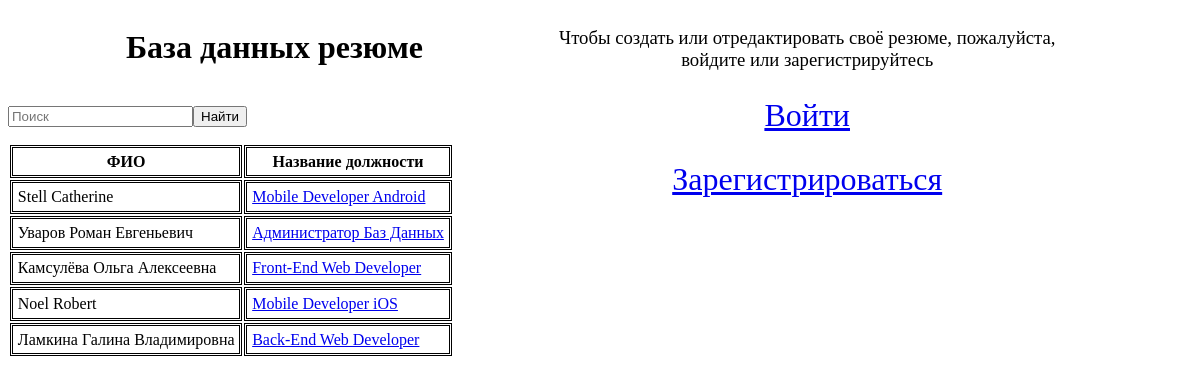
/web_application/index.php, run on the app's committed database.
### tables this page shows
CREATE TABLE `resumes` (
  `resume_id` int(11) NOT NULL,
  `user_id` int(11) NOT NULL,
  `first_name` varchar(128) DEFAULT NULL,
  `patronymic_name` varchar(128) DEFAULT NULL,
  `last_name` varchar(128) DEFAULT NULL,
  `job_title` varchar(128) DEFAULT NULL,
  `resume_cv` text
);

### web_application/index.php (the view, shortened to what this page needs)
<?php
require_once "pdo.php";
?>
<!DOCTYPE html>
<html>
<head>
<link rel="stylesheet" href="stl.css">
</head>
<body>
<?php
if (isset($_SESSION['user_id'])){
    echo ("<div>\n");
} else {
    echo ('<div id="lside">'."\n");
}
echo ('<h1 id="c">База данных резюме</h1><br>'."\n");
echo ('<form method="GET">');
echo ('<input type="text" name="search" placeholder="Поиск">');
echo ('<input type="submit" name="find" value="Найти">');
echo ('</form>');
$content = $pdo->query('SELECT * FROM resumes LIMIT 1');
$row_c = $content->fetch(PDO::FETCH_ASSOC);
if ($row_c === false) {
        echo ("<h3>В базе данных нет резюме</h3>\n");
} else {
    echo("<p><table>\n<tr><th>ФИО</th><th>Название должности</th></tr>\n");
}
if (isset($_GET['search'])) {
    $stmt = $pdo->prepare('SELECT first_name, patronymic_name, last_name, job_title, user_id, resume_id FROM resumes
    WHERE first_name LIKE :srch OR patronymic_name LIKE :srch OR last_name LIKE :srch OR job_title LIKE :srch');
    $stmt->execute(array(':srch' => '%'.$_GET['search'].'%'));
} else {$stmt = $pdo->query('SELECT first_name, patronymic_name, last_name, job_title, user_id, resume_id FROM resumes');
}
while ($row = $stmt->fetch(PDO::FETCH_ASSOC)) {
    echo('<tr><td>'.htmlentities($row['last_name']).' '.htmlentities($row['first_name']).' '.
    htmlentities($row['patronymic_name']).'</a></td>');
    echo('<td><a href="view.php?resume_id='.$row['resume_id'].'">'.htmlentities($row['job_title']).'</td>');
    if (isset($_SESSION['user_id']) && ($_SESSION['user_id']==$row['user_id'])) {
        echo('<td id="ed"><a href="edit.php?resume_id='.$row['resume_id'].'">Редактировать</a> / '.
        '<a href="delete.php?resume_id='.$row['resume_id'].'">Удалить</a>'."</td></tr>\n");
    } else {
        echo("</tr>\n");
    }
}
if ($row_c !== false) {
    echo("</table></p>\n");
}
echo ("</div>\n");
if (!isset($_SESSION['user_id'])) {
    echo ('<div id="rside">'."\n");
    echo ('<h3>Чтобы создать или отредактировать своё резюме, пожалуйста, войдите или зарегистрируйтесь</h3>'."\n");
    echo ('<p class="lgnp"><a href="login.php">Войти</a></p>'."\n");
    echo ('<p class="lgnp"><a href="registry.php">Зарегистрироваться</a></p>'."\n");
    echo ("</div>\n");
}
?>
</body>
</html>

### web_application/stl.css (style rules this page uses)
@media (min-width: 680px) { #lside, #rside { display: inline-block; float: left; width: 45%; } }
#c { text-align: center; }
td, th { border: 3px double black; padding: 0.3rem; }
th { text-align: center; }
h3 { text-align: center; font-weight:normal; }
.lgnp { width: 80%; height: 50%; margin: 5% auto; text-align: center; font-size: 2rem; }

### data on the page
resumes: last_name "Stell", first_name "Catherine", job_title "Mobile Developer Android"
resumes: last_name "Уваров", first_name "Роман", patronymic_name "Евгеньевич", job_title "Администратор Баз Данных"
resumes: last_name "Камсулёва", first_name "Ольга", patronymic_name "Алексеевна", job_title "Front-End Web Developer"
resumes: last_name "Noel", first_name "Robert", job_title "Mobile Developer iOS"
resumes: last_name "Ламкина", first_name "Галина", patronymic_name "Владимировна", job_title "Back-End Web Developer"
